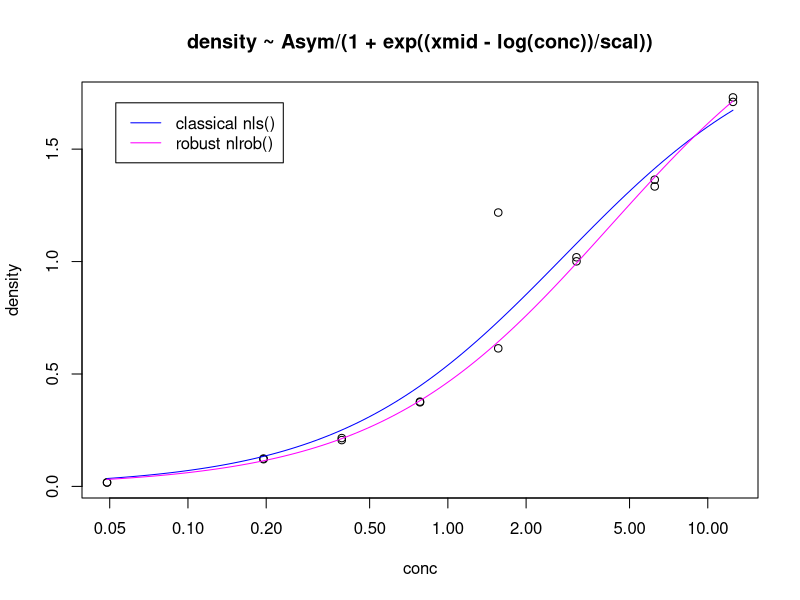

Here is the R script that generated this plot:
library(robustbase)


### Name: nlrob
### Title: Robust Fitting of Nonlinear Regression Models
### Aliases: nlrob fitted.nlrob residuals.nlrob predict.nlrob vcov.nlrob
### Keywords: robust regression nonlinear

### ** Examples

DNase1 <- DNase[ DNase$Run == 1, ]

## note that selfstarting models don't work yet % <<< FIXME !!!

##--- without conditional linearity ---

## classical
fmNase1 <- nls( density ~ Asym/(1 + exp(( xmid - log(conc) )/scal ) ),
                data = DNase1,
                start = list( Asym = 3, xmid = 0, scal = 1 ),
                trace = TRUE )
summary( fmNase1 )

## robust
RmN1  <- nlrob( density ~ Asym/(1 + exp(( xmid - log(conc) )/scal ) ),
                data = DNase1, trace = TRUE,
                start = list( Asym = 3, xmid = 0, scal = 1 ))
summary( RmN1 )

##--- using conditional linearity ---

## classical
fm2DNase1 <- nls( density ~ 1/(1 + exp(( xmid - log(conc) )/scal ) ),
                  data = DNase1,
                  start = c( xmid = 0, scal = 1 ),
                  alg = "plinear", trace = TRUE )
summary( fm2DNase1 )

## robust
frm2DNase1 <- nlrob(density ~ 1/(1 + exp(( xmid - log(conc) )/scal ) ),
                  data = DNase1, start = c( xmid = 0, scal = 1 ),
                  alg = "plinear", trace = TRUE )
summary( frm2DNase1 )
## Confidence for linear parameter is quite smaller than "Asym" above
c1 <- coef(summary(RmN1))
c2 <- coef(summary(frm2DNase1))
rownames(c2)[rownames(c2) == ".lin"] <- "Asym"
stopifnot(all.equal(c1[,1:2], c2[rownames(c1), 1:2], tol = 0.09)) # 0.07315

### -- new examples -- "moderate outlier":
DN2 <- DNase1
DN2[10,"density"] <- 2*DN2[10,"density"]

fm3DN2 <- nls(density ~  Asym/(1 + exp(( xmid - log(conc) )/scal ) ),
              data = DN2, trace = TRUE,
              start = list( Asym = 3, xmid = 0, scal = 1 ))

## robust
Rm3DN2 <- nlrob(density ~  Asym/(1 + exp(( xmid - log(conc) )/scal ) ),
                data = DN2, trace = TRUE,
                start = list( Asym = 3, xmid = 0, scal = 1 ))
Rm3DN2
summary(Rm3DN2) # -> robustness weight of obs. 10 ~= 0.037
confint(Rm3DN2, method = "Wald")
stopifnot(identical(Rm3DN2$dataClasses,
                    c(density = "numeric", conc = "numeric")))

## utility function sfsmisc::lseq() :
lseq <- function (from, to, length)
  2^seq(log2(from), log2(to), length.out = length)
## predict() {and plot}:
h.x <- lseq(min(DN2$conc), max(DN2$conc), length = 100)
nDat <- data.frame(conc = h.x)

h.p  <- predict(fm3DN2, newdata = nDat)# classical
h.rp <- predict(Rm3DN2, newdata = nDat)# robust

plot(density ~ conc, data=DN2, log="x",
     main = format(formula(Rm3DN2)))
lines(h.x, h.p,  col="blue")
lines(h.x, h.rp, col="magenta")
legend("topleft", c("classical nls()", "robust nlrob()"),
       lwd = 1, col= c("blue", "magenta"), inset = 0.05)

## See  ?nlrob.algorithms for examples
## No test: 
DNase1 <- DNase[DNase$Run == 1,]
form <- density ~ Asym/(1 + exp(( xmid -log(conc) )/scal ))
gMM  <- nlrob(form, data = DNase1, method = "MM",
              lower = c(Asym = 0, xmid = 0, scal = 0),
              upper = 3, trace = TRUE)

## "CM" (and "mtl") additionally need bounds for "sigma" :
gCM  <- nlrob(form, data = DNase1, method = "CM",
              lower = c(Asym = 0, xmid = 0, scal = 0, sigma = 0),
              upper = c(3,3,3, sigma = 0.8))
summary(gCM)# did fail; note it has  NA NA NA (std.err, t val, P val)
stopifnot(identical(Rm3DN2$dataClasses, gMM$dataClasses),
          identical(   gCM$dataClasses, gMM$dataClasses))
## End(No test)
